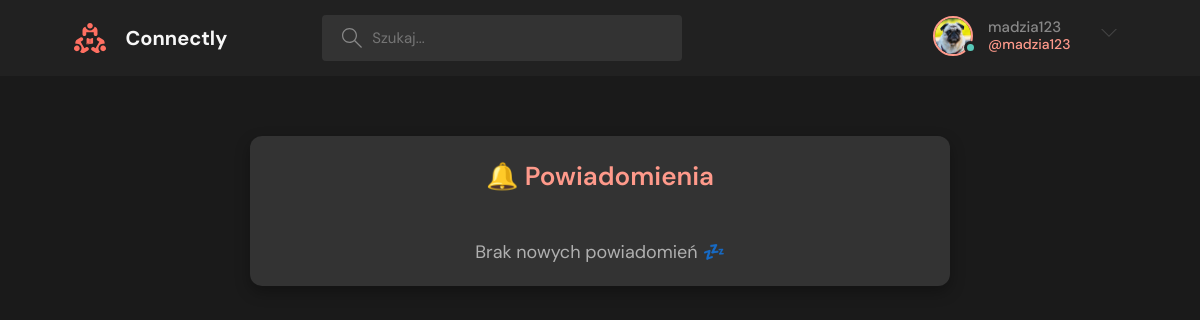
/notifications/ (signed in), run on an earlier commit of the app's database.
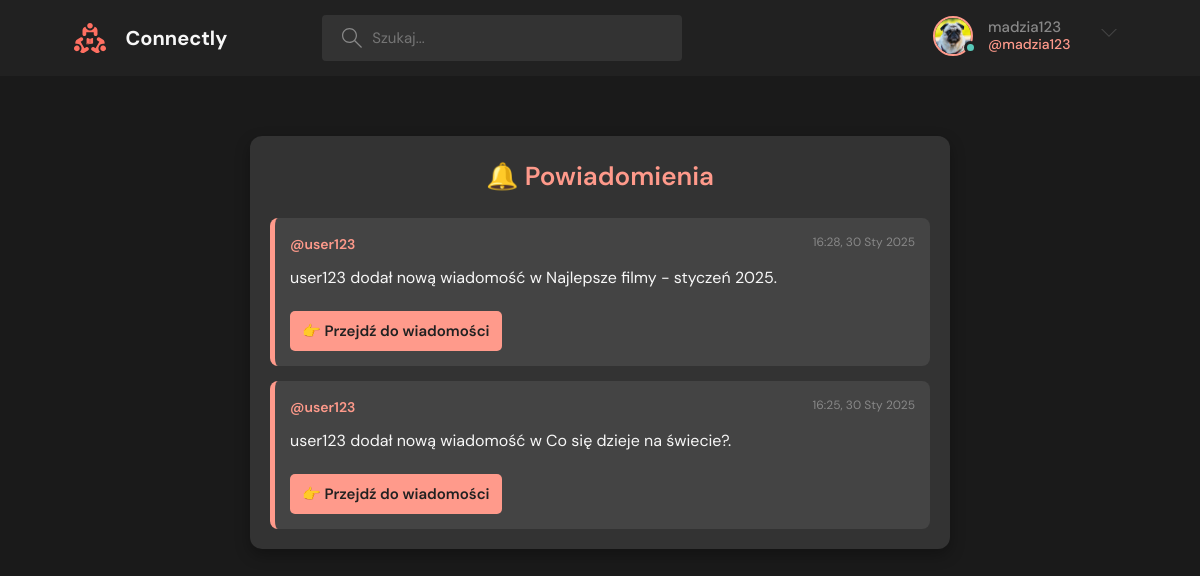
And on a later commit of the database.
### base/models.py (models this page shows, shortened)
class Notification(models.Model):
    user = models.ForeignKey(User, on_delete=models.CASCADE, related_name="notifications")
    sender = models.ForeignKey(User, on_delete=models.CASCADE, related_name="sent_notifications", null=True, blank=True)
    message = models.CharField(max_length=255)
    link = models.URLField(null=True, blank=True)
    created_at = models.DateTimeField(auto_now_add=True)
    is_read = models.BooleanField(default=False)

class User(AbstractUser):
    name = models.CharField(max_length=200, null=True)
    email = models.EmailField(unique=True, null=True)
    bio = models.TextField(null=True)
    avatar = models.ImageField(null=True, default="photo1.jpg")
    USERNAME_FIELD = 'email'
    REQUIRED_FIELDS = []

### base/views.py (the view)
# urls.py: path('notifications/', views.notifications, name='notifications'),
@login_required(login_url='login')
def notifications(request):
    notifications = request.user.notifications.order_by('-created_at')
    return render(request, 'base/notifications.html', {'notifications': notifications})

### base/templates/base/notifications.html
{% extends 'main.html' %}
{% block content %}
    <main class="content-container">
        <h2 class="notifications-title">🔔 Powiadomienia</h2>
        {% if notifications %}
            <div class="notifications-list">
                {% for notification in notifications %}
                    <div class="notification-card">
                        <div class="notification-header">
                            <span class="notification-user">@{{ notification.sender.username }}</span>
                            <span class="notification-time">{{ notification.created_at|date:"H:i, d M Y" }}</span>
                        </div>
                        <p class="notification-message">{{ notification.message }}</p>
                        <a href="{{ notification.link }}" class="notification-link">👉 Przejdź do wiadomości</a>
                    </div>
                {% endfor %}
            </div>
        {% else %}
            <p class="no-notifications">Brak nowych powiadomień 💤</p>
        {% endif %}
    </main>
{% endblock %}

What changed in the data, as far as the page shows it:
added Notification: sender.username "user123", created_at "16:28, 30 Sty 2025", message "user123 dodał nową wiadomość w Najlepsze filmy - styczeń 2025."
added Notification: sender.username "user123", created_at "16:25, 30 Sty 2025", message "user123 dodał nową wiadomość w Co się dzieje na świecie?."
Also different on the page:
text no longer shown: "Brak nowych powiadomień 💤"
